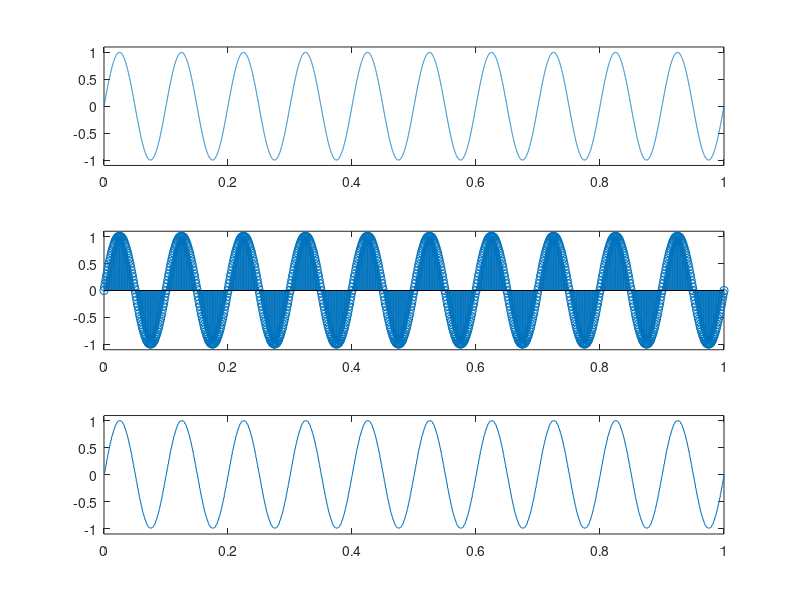

Reproduce this figure in MATLAB. (Note: this script raises an error after producing the figure.)
close all;clear;clc;
%% 信号的采样与量化
t = 0:1e-4:1;
f = 10;
phi = 0; % 初相
adc_bit = 8; % 量化位数
A = 1;
dV = 3.3*2^(-adc_bit); % 量化间隔
adc_A = -1.65:dV:1.65-dV;
fs = 1e3; % 采样率

s_analog = A*sin(2*pi*f*t+phi);

multiple = 1e4/fs;
t_d = 0:1/fs:1;
s_sample = A*sin(2*pi*f*t_d+phi);

len = length(s_sample);
s_quan = zeros(1,len);
for i = 1:len
    for k = 1:length(adc_A)
        if floor(abs(s_sample(i)-adc_A(k))/dV) == 0
            s_quan(i) = adc_A(k);
        end
    end
end

s_qa = zeros(size(s_analog));
for i = 1:length(s_analog)
    k = ceil(i/multiple);
    s_qa(i) = s_quan(k);
end
figure;
subplot(3,1,1);
plot(t,s_analog);axis([0,1,-1.1,1.1]);
subplot(3,1,2);
stem(t_d,s_quan);axis([0,1,-1.1,1.1]);
subplot(3,1,3);
plot(t,s_qa);axis([0,1,-1.1,1.1]);
%% 计算量化噪声与信噪比
s_error = s_analog - s_qa;
mse = mse(s_error);
E = sum(s_analog.^2)/length(s_analog);
SNR = db(E/mse);
%% 
